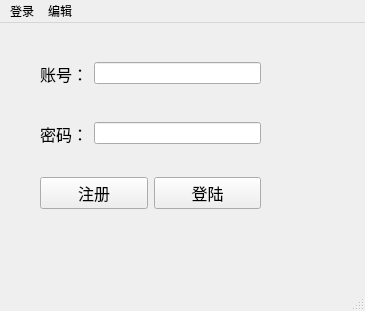
<?xml version="1.0" encoding="UTF-8"?>
<ui version="4.0">
 <class>MainWindow</class>
 <widget class="QMainWindow" name="MainWindow">
  <property name="geometry">
   <rect>
    <x>0</x>
    <y>0</y>
    <width>365</width>
    <height>311</height>
   </rect>
  </property>
  <property name="windowTitle">
   <string>MainWindow</string>
  </property>
  <widget class="QWidget" name="centralwidget">
   <widget class="QWidget" name="horizontalLayoutWidget">
    <property name="geometry">
     <rect>
      <x>40</x>
      <y>30</y>
      <width>221</width>
      <height>41</height>
     </rect>
    </property>
    <layout class="QHBoxLayout" name="horizontalLayout_2">
     <item>
      <widget class="QLabel" name="name">
       <property name="font">
        <font>
         <family>Arial</family>
         <pointsize>12</pointsize>
        </font>
       </property>
       <property name="text">
        <string>账号：</string>
       </property>
       <property name="textFormat">
        <enum>Qt::AutoText</enum>
       </property>
       <property name="wordWrap">
        <bool>false</bool>
       </property>
      </widget>
     </item>
     <item>
      <widget class="QLineEdit" name="name_edit"/>
     </item>
    </layout>
   </widget>
   <widget class="QWidget" name="horizontalLayoutWidget_2">
    <property name="geometry">
     <rect>
      <x>40</x>
      <y>90</y>
      <width>221</width>
      <height>41</height>
     </rect>
    </property>
    <layout class="QHBoxLayout" name="horizontalLayout_3">
     <item>
      <widget class="QLabel" name="password">
       <property name="font">
        <font>
         <family>Arial</family>
         <pointsize>12</pointsize>
        </font>
       </property>
       <property name="text">
        <string>密码：</string>
       </property>
      </widget>
     </item>
     <item>
      <widget class="QLineEdit" name="password_edit"/>
     </item>
    </layout>
   </widget>
   <widget class="QWidget" name="horizontalLayoutWidget_3">
    <property name="geometry">
     <rect>
      <x>40</x>
      <y>150</y>
      <width>221</width>
      <height>41</height>
     </rect>
    </property>
    <layout class="QHBoxLayout" name="horizontalLayout">
     <item>
      <widget class="QPushButton" name="registerUser">
       <property name="font">
        <font>
         <family>Arial</family>
         <pointsize>12</pointsize>
        </font>
       </property>
       <property name="text">
        <string>注册</string>
       </property>
      </widget>
     </item>
     <item>
      <widget class="QPushButton" name="landUser">
       <property name="font">
        <font>
         <family>Arial</family>
         <pointsize>12</pointsize>
        </font>
       </property>
       <property name="text">
        <string>登陆</string>
       </property>
      </widget>
     </item>
    </layout>
   </widget>
   <widget class="QLabel" name="success">
    <property name="geometry">
     <rect>
      <x>40</x>
      <y>220</y>
      <width>221</width>
      <height>31</height>
     </rect>
    </property>
    <property name="font">
     <font>
      <family>Arial</family>
      <pointsize>12</pointsize>
     </font>
    </property>
    <property name="text">
     <string/>
    </property>
   </widget>
   <widget class="QLabel" name="label">
    <property name="geometry">
     <rect>
      <x>-9</x>
      <y>-6</y>
      <width>381</width>
      <height>271</height>
     </rect>
    </property>
    <property name="text">
     <string/>
    </property>
    <property name="pixmap">
     <pixmap>com-hv-rock-paper-scissors-challenge.jpeg</pixmap>
    </property>
    <property name="scaledContents">
     <bool>true</bool>
    </property>
    <property name="alignment">
     <set>Qt::AlignCenter</set>
    </property>
   </widget>
   <zorder>label</zorder>
   <zorder>horizontalLayoutWidget</zorder>
   <zorder>horizontalLayoutWidget_2</zorder>
   <zorder>horizontalLayoutWidget_3</zorder>
   <zorder>success</zorder>
  </widget>
  <widget class="QMenuBar" name="menubar">
   <property name="geometry">
    <rect>
     <x>0</x>
     <y>0</y>
     <width>365</width>
     <height>26</height>
    </rect>
   </property>
   <widget class="QMenu" name="login">
    <property name="title">
     <string>登录</string>
    </property>
   </widget>
   <widget class="QMenu" name="edit">
    <property name="title">
     <string>编辑</string>
    </property>
   </widget>
   <addaction name="login"/>
   <addaction name="edit"/>
  </widget>
  <widget class="QStatusBar" name="statusbar"/>
 </widget>
 <resources/>
 <connections/>
</ui>
